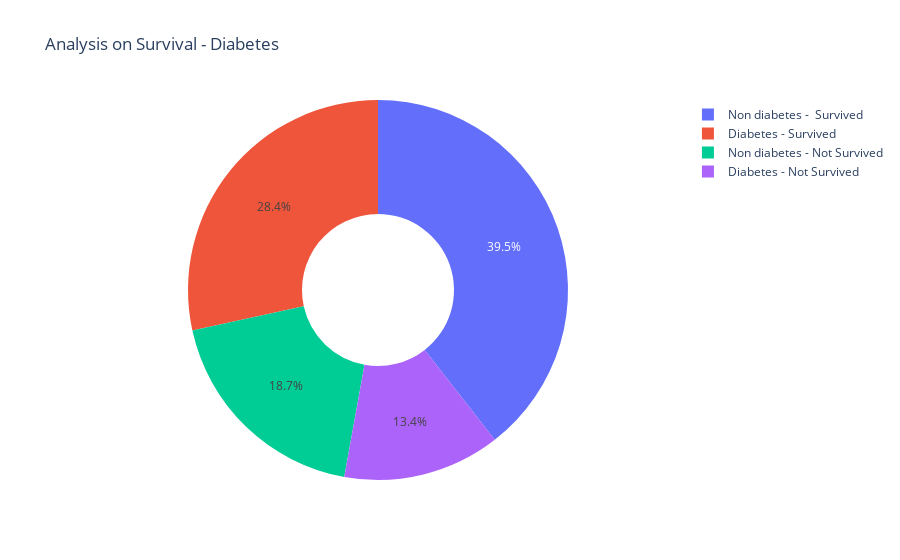

The notebook cell this image was saved under:
### Code cell
diabetes = df[df["diabetes"]==1]
nondiabetes = df[df["diabetes"]==0]

diabetes_survi = diabetes[diabetes["DEATH_EVENT"]==0]
diabetes_not = diabetes[diabetes["DEATH_EVENT"]==1]
nondiabetes_survi = nondiabetes[nondiabetes["DEATH_EVENT"]==0]
nondiabetes_not = nondiabetes[nondiabetes["DEATH_EVENT"]==1]

labels = ['Diabetes - Survived','Diabetes - Not Survived', "Non diabetes -  Survived", "Non diabetes - Not Survived"]
values = [len(diabetes[diabetes["DEATH_EVENT"]==0]),len(diabetes[diabetes["DEATH_EVENT"]==1]),
         len(nondiabetes[nondiabetes["DEATH_EVENT"]==0]),len(nondiabetes[nondiabetes["DEATH_EVENT"]==1])]
fig = go.Figure(data=[go.Pie(labels=labels, values=values, hole=.4)])
fig.update_layout(
    title_text="Analysis on Survival - Diabetes")
fig.show()

### Figure 1 — Plotly figure (JSON) as saved in the notebook; plotly's stock layout.template omitted (floating-point values rounded to 4 significant figures)
{"data": [{"hole": 0.4, "labels": ["Diabetes - Survived", "Diabetes - Not Survived", "Non diabetes -  Survived", "Non diabetes - Not Survived"], "type": "pie", "values": [85, 40, 118, 56]}], "layout": {"title": {"text": "Analysis on Survival - Diabetes"}}}
